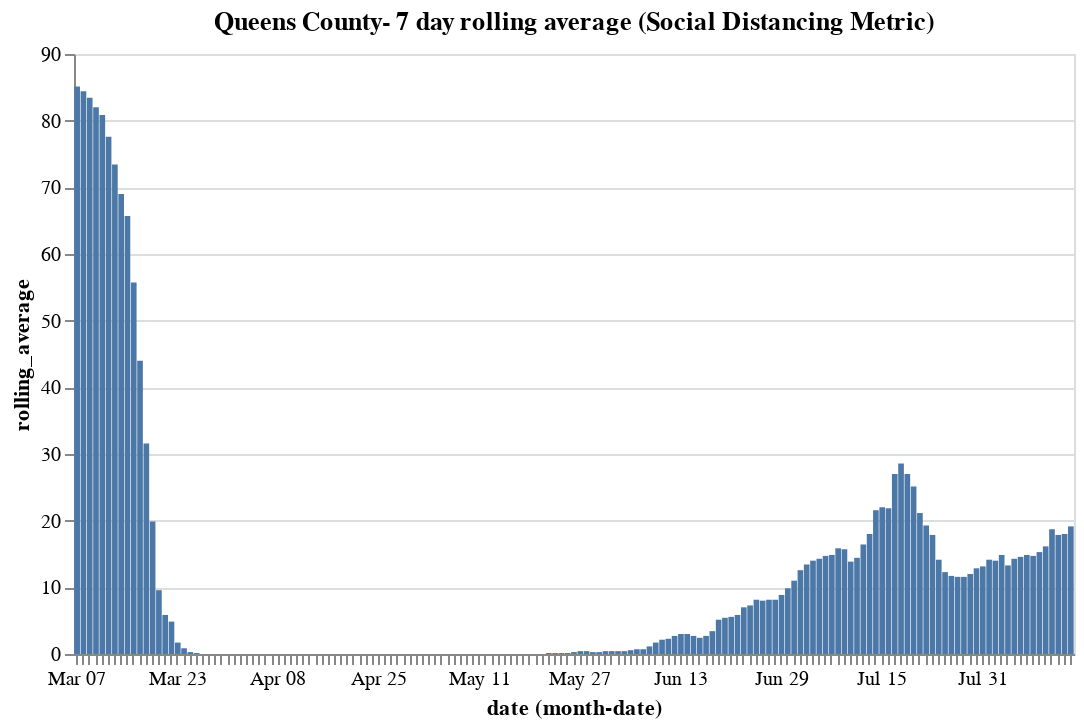

The notebook cell saved with this chart:
### Code cell
base_queens.encode(y="rolling_average").properties(title='Queens County- 7 day rolling average (Social Distancing Metric)')

### Figure 1 — Vega-Lite specification as saved in the notebook (floating-point values rounded to 4 significant figures; data arrays with more than 128 entries replaced by an {"elided": "..."} marker saying what was removed)
{"config": {"view": {"continuousWidth": 400, "continuousHeight": 300}}, "data": {"name": "data-d1561f4f322af56554764254ad043a4c"}, "mark": "bar", "encoding": {"x": {"type": "ordinal", "field": "date", "timeUnit": "monthdate"}, "y": {"type": "quantitative", "field": "rolling_average"}}, "title": "Queens County- 7 day rolling average (Social Distancing Metric)", "width": 500, "$schema": "https://vega.github.io/schema/vega-lite/v4.8.1.json", "datasets": {"data-d1561f4f322af56554764254ad043a4c": {"elided": "165 records"}}}
